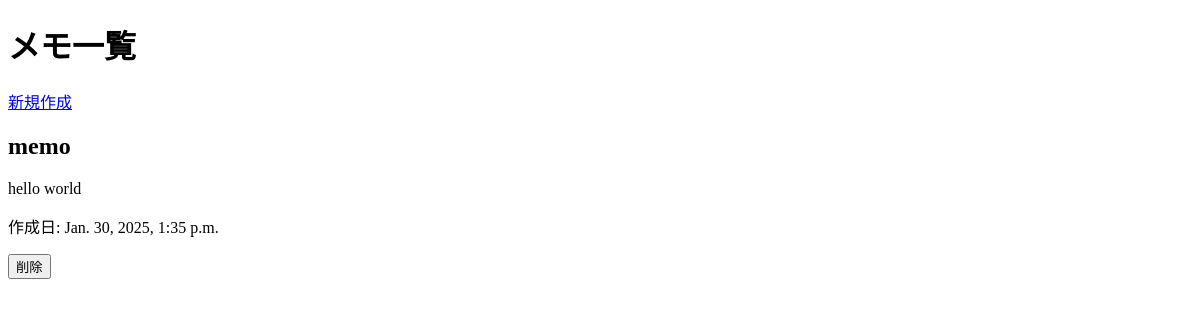
The app's page /, older data.
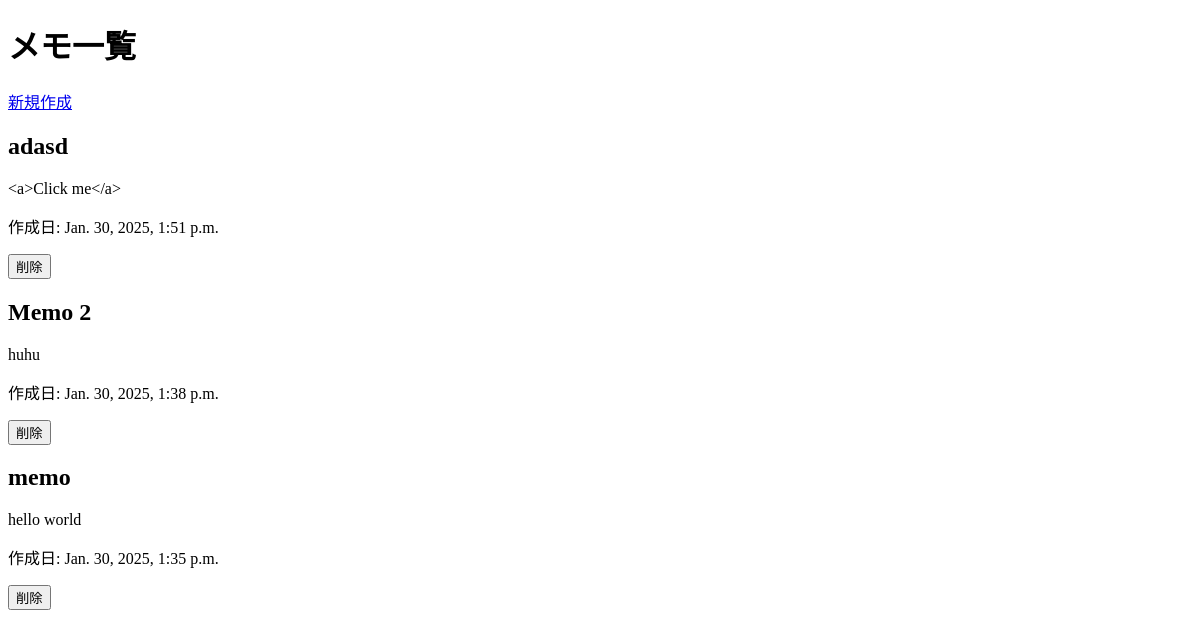
The same page, newer data.
### blog/models.py (models this page shows, shortened)
class Post(models.Model):
    title = models.CharField(max_length=200)
    content = models.TextField()
    created_date = models.DateTimeField(default=timezone.now)

### blog/views.py (the view)
# urls.py: path('', views.post_list, name='post_list'),
def post_list(request):
    posts = Post.objects.order_by('-created_date')
    return render(request, 'blog/post_list.html', {'posts': posts})

### blog/templates/blog/post_list.html (shortened to what this page needs)
{% load static %}
<!DOCTYPE html>
<html>
<head>
</head>
<body>
    <h1>メモ一覧</h1>
    <a href="{% url 'blog:post_new' %}">新規作成</a>
    {% for post in posts %}
        <article id="post-{{ post.id }}">
            <h2>{{ post.title }}</h2>
            <p>{{ post.content }}</p>
            <p>作成日: {{ post.created_date }}</p>
            <button onclick="deletePost({{ post.id }})">削除</button>
        </article>
    {% empty %}
        <p>メモがありません。</p>
    {% endfor %}
</body>
</html>

Row changes from the older to the newer data that the page shows:
added Post: title "adasd", content "<a>Click me</a>", created_date "Jan. 30, 2025, 1:51 p.m."
added Post: title "Memo 2", content "huhu", created_date "Jan. 30, 2025, 1:38 p.m."
